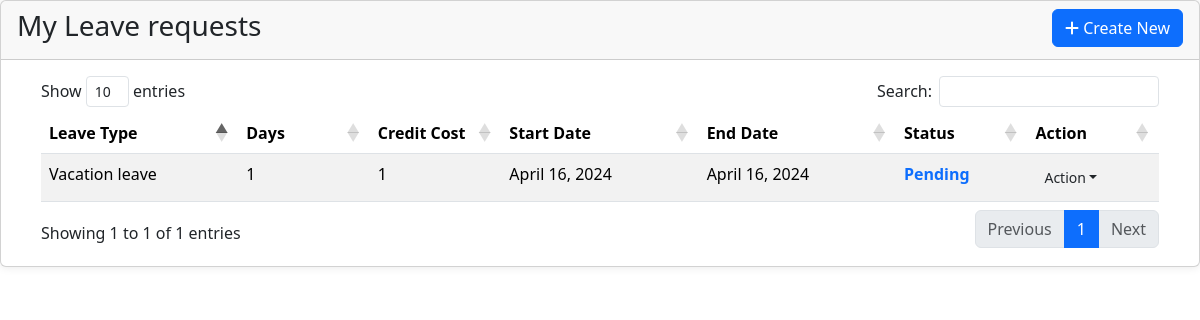
The page /user/requests.php (signed in) on the database its author committed.
### tables this page shows
CREATE TABLE `employee_leave` (
  `leave_id` int(11) NOT NULL,
  `employee_id` varchar(20) NOT NULL,
  `leave_type` int(11) NOT NULL,
  `start_date` date NOT NULL,
  `end_date` date DEFAULT NULL,
  `status` varchar(50) NOT NULL,
  `reason` varchar(150) NOT NULL,
  `leave_form` text NOT NULL,
  `med_cert` text DEFAULT NULL,
  `days` float NOT NULL,
  `credit_cost` float NOT NULL,
  `reject_reason` varchar(255) NOT NULL
);

CREATE TABLE `leave_type` (
  `type_id` int(11) NOT NULL,
  `leave_name` varchar(50) NOT NULL
);

### user/requests.php (the view, shortened to what this page needs)
<?php
    require('../config.php');
?>
<!DOCTYPE html>
<html lang="en">
<head>
    <link rel="stylesheet" href="../css/contents.css?ver=0001">
    <link href="https://cdn.jsdelivr.net/npm/bootstrap@5.3.3/dist/css/bootstrap.min.css" rel="stylesheet">
    <link rel="stylesheet" type="text/css" href="https://cdn.datatables.net/1.11.5/css/dataTables.bootstrap4.min.css">
</head>
<body>
<div class="card card-outline card-primary">
	<div class="card-header">
		<h3 class="card-title">My Leave requests</h3>
		<div class="card-tools">
			<a href="#" onclick="loadContent('new_request.php')" class="btn btn-flat btn-primary"><span class="fas fa-plus"></span>  Create New</a>
		</div>
	</div>
	<div class="card-body">
		<div class="container-fluid">
        <div class="container-fluid">
			<table id="tableData" class="table table-striped">
				<colgroup>
					<col width="15%">
					<col width="10%">
					<col width="10%">
					<col width="15%">
					<col width="15%">
					<col width="10%">
					<col width="10%">
				</colgroup>
				<thead>
					<tr>
						<th>Leave Type</th>
						<th>Days</th>
						<th>Credit Cost</th>
						<th>Start Date</th>
						<th>End Date</th>
						<th>Status</th>
						<th>Action</th>
					</tr>
				</thead>
				<tbody>
                        <?php
							if(isset($_SESSION['employee_id'])){
								$employeeId = $_SESSION['employee_id'];
							}
							$counter = 0;
							$requestSql = $con -> query("SELECT * FROM
								employee_leave
								INNER JOIN employee ON employee_leave.employee_id=employee.employee_id
								INNER JOIN leave_type ON employee_leave.leave_type = leave_type.type_id
								WHERE employee_leave.status = 'Pending' AND employee.employee_id = '$employeeId' ORDER BY leave_id DESC"
							);
                            while($employee = $requestSql -> fetch_assoc()){
							$counter++;
                        ?>
						<tr>
							<td>
                            <?=$employee['leave_name']?>
                            </td>
							<td>
								<?=$employee['days']?>
                            </td>
							<td><?=$employee['credit_cost']?></td>
							<td><?= date('F j, Y', strtotime($employee['start_date'])) ?></td>
							<td><?= date('F j, Y', strtotime($employee['end_date'])) ?></td>
							<td>
                            <?php if($employee['status'] == 'Approved'): ?>
									<b class="text-success">Approved</b>
								<?php elseif($employee['status'] == 'Denied'): ?>
									<b class="text-danger">Denied</b>
								<?php else: ?>
									<b class="text-primary">Pending</b>
								<?php endif; ?>
							</td>
							<td>
								<div class="dropdown">
									<button class="btn btn-flat btn-default btn-sm dropdown-toggle" onclick="toggleDropdown(<?=$counter?>)" aria-expanded="false">Action</button>
								</div>
							</td>
						</tr>
                        <?php
                            }
                        ?>
				</tbody>
			</table>
		</div>
		</div>
	</div>
</div>
</body>
</html>

### css/contents.css (style rules this page uses)
.card { position: relative; display: flex; flex-direction: column; min-width: 0; word-wrap: break-word; background-color: #fff; background-clip: border-box; border: 1px solid rgba(0, 0, 0, 0.125); border-radius: 0.25rem; }
.card-body { flex: 1 1 auto; padding: 1rem 1rem; }
.card-title { margin-bottom: 0.5rem; }
.card-header { padding: 0.5rem 1rem; margin-bottom: 0; background-color: rgba(0, 0, 0, 0.03); border-bottom: 1px solid rgba(0, 0, 0, 0.125); }
.card-header:first-child { border-radius: calc(0.25rem - 1px) calc(0.25rem - 1px) 0 0; }
.card { border-radius: 15px; box-shadow: 0 0 10px rgba(0, 0, 0, 0.1); }
.card-header { border-bottom: none; }
.card-body { padding: 20px; }
.table { margin-bottom: 0; }
.dropdown { position: relative; display: inline-block; }
.card-header { display: flex; justify-content: space-between; }

### rows shown on the page
employee_leave: leave_type.leave_name "Vacation leave", days "1", credit_cost "1", start_date "April 16, 2024", end_date "April 16, 2024", status "Pending"
